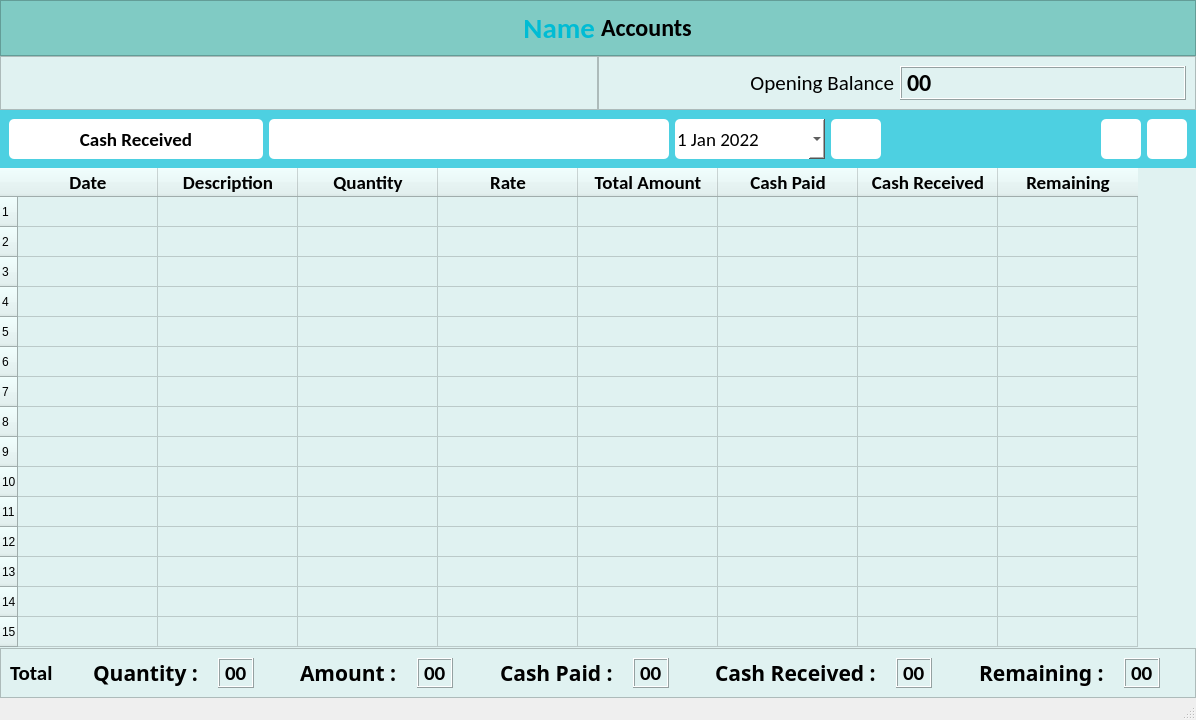
<?xml version="1.0" encoding="UTF-8"?>
<ui version="4.0">
 <class>AccountDetailsWindow</class>
 <widget class="QMainWindow" name="AccountDetailsWindow">
  <property name="geometry">
   <rect>
    <x>0</x>
    <y>0</y>
    <width>1196</width>
    <height>720</height>
   </rect>
  </property>
  <property name="minimumSize">
   <size>
    <width>0</width>
    <height>720</height>
   </size>
  </property>
  <property name="maximumSize">
   <size>
    <width>16777215</width>
    <height>16777215</height>
   </size>
  </property>
  <property name="windowTitle">
   <string>Account Details</string>
  </property>
  <property name="windowIcon">
   <iconset resource="../resources.qrc">
    <normaloff>:/icons/assets/icons/logo.png</normaloff>:/icons/assets/icons/logo.png</iconset>
  </property>
  <property name="iconSize">
   <size>
    <width>32</width>
    <height>32</height>
   </size>
  </property>
  <property name="tabShape">
   <enum>QTabWidget::Rounded</enum>
  </property>
  <widget class="QWidget" name="centralwidget">
   <property name="styleSheet">
    <string notr="true">* {
	background-color: #e0f2f1;
}
#header_frame {
	background-color: #80cbc4;
}

#lbl_account_name {
	background-color: #80cbc4;
	color: #00bcd4;
}

#lbl_accounts {
	background-color: #80cbc4;
}

#accounts_upper_widget {
	background-color: #4dd0e1;
}

QPushButton {
	background-color: #fff;
	border-radius: 5px;
}

QDateEdit {
	background-color: #fff;
	border-radius: 5px;
}

QLineEdit {
	background-color: #fff;
	border-radius: 5px;
}
</string>
   </property>
   <layout class="QVBoxLayout" name="verticalLayout">
    <property name="spacing">
     <number>0</number>
    </property>
    <property name="leftMargin">
     <number>0</number>
    </property>
    <property name="topMargin">
     <number>0</number>
    </property>
    <property name="rightMargin">
     <number>0</number>
    </property>
    <property name="bottomMargin">
     <number>0</number>
    </property>
    <item>
     <widget class="QFrame" name="header_frame">
      <property name="frameShape">
       <enum>QFrame::StyledPanel</enum>
      </property>
      <property name="frameShadow">
       <enum>QFrame::Raised</enum>
      </property>
      <layout class="QHBoxLayout" name="horizontalLayout_4">
       <item>
        <widget class="QLabel" name="lbl_account_name">
         <property name="font">
          <font>
           <family>Calibri</family>
           <pointsize>22</pointsize>
           <weight>75</weight>
           <bold>true</bold>
          </font>
         </property>
         <property name="text">
          <string>Name</string>
         </property>
         <property name="alignment">
          <set>Qt::AlignRight|Qt::AlignTrailing|Qt::AlignVCenter</set>
         </property>
        </widget>
       </item>
       <item>
        <widget class="QLabel" name="lbl_accounts">
         <property name="font">
          <font>
           <family>Calibri</family>
           <pointsize>18</pointsize>
           <weight>75</weight>
           <bold>true</bold>
          </font>
         </property>
         <property name="text">
          <string>Accounts</string>
         </property>
         <property name="alignment">
          <set>Qt::AlignLeading|Qt::AlignLeft|Qt::AlignVCenter</set>
         </property>
        </widget>
       </item>
      </layout>
     </widget>
    </item>
    <item>
     <widget class="QWidget" name="widget" native="true">
      <property name="layoutDirection">
       <enum>Qt::LeftToRight</enum>
      </property>
      <layout class="QHBoxLayout" name="horizontalLayout_3">
       <property name="spacing">
        <number>0</number>
       </property>
       <property name="leftMargin">
        <number>0</number>
       </property>
       <property name="topMargin">
        <number>0</number>
       </property>
       <property name="rightMargin">
        <number>0</number>
       </property>
       <property name="bottomMargin">
        <number>0</number>
       </property>
       <item>
        <widget class="QFrame" name="frame_2">
         <property name="frameShape">
          <enum>QFrame::StyledPanel</enum>
         </property>
         <property name="frameShadow">
          <enum>QFrame::Raised</enum>
         </property>
        </widget>
       </item>
       <item>
        <widget class="QFrame" name="frame">
         <property name="frameShape">
          <enum>QFrame::StyledPanel</enum>
         </property>
         <property name="frameShadow">
          <enum>QFrame::Raised</enum>
         </property>
         <layout class="QHBoxLayout" name="horizontalLayout_2">
          <item>
           <widget class="QLabel" name="label_3">
            <property name="font">
             <font>
              <family>Calibri</family>
              <pointsize>16</pointsize>
             </font>
            </property>
            <property name="text">
             <string>Opening Balance</string>
            </property>
            <property name="alignment">
             <set>Qt::AlignRight|Qt::AlignTrailing|Qt::AlignVCenter</set>
            </property>
           </widget>
          </item>
          <item>
           <widget class="QLabel" name="label_4">
            <property name="font">
             <font>
              <family>Calibri</family>
              <pointsize>18</pointsize>
              <weight>75</weight>
              <bold>true</bold>
             </font>
            </property>
            <property name="frameShape">
             <enum>QFrame::Box</enum>
            </property>
            <property name="frameShadow">
             <enum>QFrame::Raised</enum>
            </property>
            <property name="text">
             <string>00</string>
            </property>
           </widget>
          </item>
         </layout>
        </widget>
       </item>
      </layout>
     </widget>
    </item>
    <item>
     <widget class="QWidget" name="accounts_upper_widget" native="true">
      <layout class="QHBoxLayout" name="horizontalLayout">
       <item>
        <widget class="QPushButton" name="btn_cash_received">
         <property name="minimumSize">
          <size>
           <width>0</width>
           <height>40</height>
          </size>
         </property>
         <property name="maximumSize">
          <size>
           <width>16777215</width>
           <height>40</height>
          </size>
         </property>
         <property name="font">
          <font>
           <family>Calibri</family>
           <pointsize>14</pointsize>
           <weight>75</weight>
           <bold>true</bold>
          </font>
         </property>
         <property name="text">
          <string>Cash Received</string>
         </property>
         <property name="icon">
          <iconset resource="../resources.qrc">
           <normaloff>:/icons/assets/icons/plus.png</normaloff>:/icons/assets/icons/plus.png</iconset>
         </property>
         <property name="iconSize">
          <size>
           <width>32</width>
           <height>32</height>
          </size>
         </property>
        </widget>
       </item>
       <item>
        <widget class="QLineEdit" name="txt_search">
         <property name="minimumSize">
          <size>
           <width>400</width>
           <height>40</height>
          </size>
         </property>
         <property name="maximumSize">
          <size>
           <width>400</width>
           <height>40</height>
          </size>
         </property>
         <property name="font">
          <font>
           <family>Calibri</family>
           <pointsize>14</pointsize>
          </font>
         </property>
        </widget>
       </item>
       <item>
        <widget class="QDateEdit" name="txt_search_date">
         <property name="minimumSize">
          <size>
           <width>150</width>
           <height>40</height>
          </size>
         </property>
         <property name="maximumSize">
          <size>
           <width>150</width>
           <height>40</height>
          </size>
         </property>
         <property name="font">
          <font>
           <family>Calibri</family>
           <pointsize>14</pointsize>
           <weight>50</weight>
           <bold>false</bold>
          </font>
         </property>
         <property name="dateTime">
          <datetime>
           <hour>0</hour>
           <minute>0</minute>
           <second>0</second>
           <year>2022</year>
           <month>1</month>
           <day>1</day>
          </datetime>
         </property>
         <property name="currentSection">
          <enum>QDateTimeEdit::DaySection</enum>
         </property>
         <property name="calendarPopup">
          <bool>true</bool>
         </property>
        </widget>
       </item>
       <item>
        <widget class="QPushButton" name="btn_search">
         <property name="minimumSize">
          <size>
           <width>50</width>
           <height>40</height>
          </size>
         </property>
         <property name="maximumSize">
          <size>
           <width>50</width>
           <height>40</height>
          </size>
         </property>
         <property name="cursor">
          <cursorShape>OpenHandCursor</cursorShape>
         </property>
         <property name="text">
          <string/>
         </property>
         <property name="icon">
          <iconset resource="../resources.qrc">
           <normaloff>:/icons/assets/icons/search.png</normaloff>:/icons/assets/icons/search.png</iconset>
         </property>
         <property name="iconSize">
          <size>
           <width>32</width>
           <height>32</height>
          </size>
         </property>
        </widget>
       </item>
       <item alignment="Qt::AlignRight">
        <widget class="QPushButton" name="btn_print">
         <property name="minimumSize">
          <size>
           <width>40</width>
           <height>40</height>
          </size>
         </property>
         <property name="maximumSize">
          <size>
           <width>40</width>
           <height>40</height>
          </size>
         </property>
         <property name="cursor">
          <cursorShape>OpenHandCursor</cursorShape>
         </property>
         <property name="text">
          <string/>
         </property>
         <property name="icon">
          <iconset resource="../resources.qrc">
           <normaloff>:/icons/assets/icons/print.png</normaloff>:/icons/assets/icons/print.png</iconset>
         </property>
         <property name="iconSize">
          <size>
           <width>32</width>
           <height>32</height>
          </size>
         </property>
        </widget>
       </item>
       <item>
        <widget class="QPushButton" name="btn_refresh">
         <property name="minimumSize">
          <size>
           <width>40</width>
           <height>40</height>
          </size>
         </property>
         <property name="maximumSize">
          <size>
           <width>40</width>
           <height>40</height>
          </size>
         </property>
         <property name="cursor">
          <cursorShape>OpenHandCursor</cursorShape>
         </property>
         <property name="text">
          <string/>
         </property>
         <property name="icon">
          <iconset resource="../resources.qrc">
           <normaloff>:/icons/assets/icons/refresh.png</normaloff>:/icons/assets/icons/refresh.png</iconset>
         </property>
         <property name="iconSize">
          <size>
           <width>32</width>
           <height>32</height>
          </size>
         </property>
        </widget>
       </item>
      </layout>
     </widget>
    </item>
    <item>
     <widget class="QTableWidget" name="roznamcha_table">
      <property name="minimumSize">
       <size>
        <width>0</width>
        <height>0</height>
       </size>
      </property>
      <property name="font">
       <font>
        <family>Calibri</family>
        <pointsize>14</pointsize>
       </font>
      </property>
      <property name="layoutDirection">
       <enum>Qt::LeftToRight</enum>
      </property>
      <property name="autoFillBackground">
       <bool>false</bool>
      </property>
      <property name="frameShape">
       <enum>QFrame::NoFrame</enum>
      </property>
      <property name="midLineWidth">
       <number>0</number>
      </property>
      <property name="sizeAdjustPolicy">
       <enum>QAbstractScrollArea::AdjustToContents</enum>
      </property>
      <property name="editTriggers">
       <set>QAbstractItemView::NoEditTriggers</set>
      </property>
      <property name="alternatingRowColors">
       <bool>false</bool>
      </property>
      <property name="selectionMode">
       <enum>QAbstractItemView::SingleSelection</enum>
      </property>
      <property name="selectionBehavior">
       <enum>QAbstractItemView::SelectRows</enum>
      </property>
      <property name="sortingEnabled">
       <bool>false</bool>
      </property>
      <property name="cornerButtonEnabled">
       <bool>true</bool>
      </property>
      <property name="rowCount">
       <number>15</number>
      </property>
      <attribute name="horizontalHeaderVisible">
       <bool>true</bool>
      </attribute>
      <attribute name="horizontalHeaderCascadingSectionResizes">
       <bool>false</bool>
      </attribute>
      <attribute name="horizontalHeaderDefaultSectionSize">
       <number>140</number>
      </attribute>
      <attribute name="horizontalHeaderHighlightSections">
       <bool>true</bool>
      </attribute>
      <attribute name="horizontalHeaderMinimumSectionSize">
       <number>30</number>
      </attribute>
      <attribute name="horizontalHeaderShowSortIndicator" stdset="0">
       <bool>true</bool>
      </attribute>
      <attribute name="horizontalHeaderStretchLastSection">
       <bool>false</bool>
      </attribute>
      <attribute name="verticalHeaderVisible">
       <bool>true</bool>
      </attribute>
      <attribute name="verticalHeaderCascadingSectionResizes">
       <bool>false</bool>
      </attribute>
      <attribute name="verticalHeaderDefaultSectionSize">
       <number>30</number>
      </attribute>
      <attribute name="verticalHeaderMinimumSectionSize">
       <number>30</number>
      </attribute>
      <attribute name="verticalHeaderShowSortIndicator" stdset="0">
       <bool>true</bool>
      </attribute>
      <attribute name="verticalHeaderStretchLastSection">
       <bool>false</bool>
      </attribute>
      <row/>
      <row/>
      <row/>
      <row/>
      <row/>
      <row/>
      <row/>
      <row/>
      <row/>
      <row/>
      <row/>
      <row/>
      <row/>
      <row/>
      <row/>
      <column>
       <property name="text">
        <string>Date</string>
       </property>
       <property name="font">
        <font>
         <family>Calibri</family>
         <pointsize>14</pointsize>
         <weight>75</weight>
         <bold>true</bold>
        </font>
       </property>
      </column>
      <column>
       <property name="text">
        <string>Description</string>
       </property>
       <property name="font">
        <font>
         <family>Calibri</family>
         <pointsize>14</pointsize>
         <weight>75</weight>
         <bold>true</bold>
        </font>
       </property>
      </column>
      <column>
       <property name="text">
        <string>Quantity</string>
       </property>
       <property name="font">
        <font>
         <family>Calibri</family>
         <pointsize>14</pointsize>
         <weight>75</weight>
         <bold>true</bold>
        </font>
       </property>
      </column>
      <column>
       <property name="text">
        <string>Rate</string>
       </property>
       <property name="font">
        <font>
         <family>Calibri</family>
         <pointsize>14</pointsize>
         <weight>75</weight>
         <bold>true</bold>
        </font>
       </property>
      </column>
      <column>
       <property name="text">
        <string>Total Amount</string>
       </property>
       <property name="font">
        <font>
         <family>Calibri</family>
         <pointsize>14</pointsize>
         <weight>75</weight>
         <bold>true</bold>
        </font>
       </property>
      </column>
      <column>
       <property name="text">
        <string>Cash Paid</string>
       </property>
       <property name="font">
        <font>
         <family>Calibri</family>
         <pointsize>14</pointsize>
         <weight>75</weight>
         <bold>true</bold>
        </font>
       </property>
       <property name="foreground">
        <brush brushstyle="SolidPattern">
         <color alpha="255">
          <red>0</red>
          <green>0</green>
          <blue>0</blue>
         </color>
        </brush>
       </property>
      </column>
      <column>
       <property name="text">
        <string>Cash Received</string>
       </property>
       <property name="font">
        <font>
         <family>Calibri</family>
         <pointsize>14</pointsize>
         <weight>75</weight>
         <bold>true</bold>
        </font>
       </property>
      </column>
      <column>
       <property name="text">
        <string>Remaining</string>
       </property>
       <property name="font">
        <font>
         <family>Calibri</family>
         <pointsize>14</pointsize>
         <weight>75</weight>
         <bold>true</bold>
        </font>
       </property>
      </column>
     </widget>
    </item>
    <item>
     <widget class="QWidget" name="bottom_widget" native="true">
      <layout class="QVBoxLayout" name="verticalLayout_3">
       <property name="spacing">
        <number>1</number>
       </property>
       <property name="leftMargin">
        <number>0</number>
       </property>
       <property name="topMargin">
        <number>0</number>
       </property>
       <property name="rightMargin">
        <number>0</number>
       </property>
       <property name="bottomMargin">
        <number>0</number>
       </property>
       <item>
        <widget class="QFrame" name="totals_frame">
         <property name="frameShape">
          <enum>QFrame::StyledPanel</enum>
         </property>
         <property name="frameShadow">
          <enum>QFrame::Raised</enum>
         </property>
         <layout class="QHBoxLayout" name="horizontalLayout_9">
          <property name="spacing">
           <number>20</number>
          </property>
          <item>
           <widget class="QLabel" name="lbl_total">
            <property name="font">
             <font>
              <family>Calibri</family>
              <pointsize>16</pointsize>
              <weight>75</weight>
              <bold>true</bold>
             </font>
            </property>
            <property name="text">
             <string>Total</string>
            </property>
           </widget>
          </item>
          <item alignment="Qt::AlignRight">
           <widget class="QLabel" name="label">
            <property name="font">
             <font>
              <family>Calibri Light</family>
              <pointsize>16</pointsize>
              <weight>75</weight>
              <bold>true</bold>
             </font>
            </property>
            <property name="text">
             <string>Quantity :</string>
            </property>
           </widget>
          </item>
          <item alignment="Qt::AlignLeft">
           <widget class="QLabel" name="label_2">
            <property name="font">
             <font>
              <family>Calibri</family>
              <pointsize>16</pointsize>
              <weight>75</weight>
              <bold>true</bold>
             </font>
            </property>
            <property name="frameShape">
             <enum>QFrame::Box</enum>
            </property>
            <property name="frameShadow">
             <enum>QFrame::Raised</enum>
            </property>
            <property name="text">
             <string>00</string>
            </property>
           </widget>
          </item>
          <item alignment="Qt::AlignRight">
           <widget class="QLabel" name="label_5">
            <property name="font">
             <font>
              <family>Calibri Light</family>
              <pointsize>16</pointsize>
              <weight>75</weight>
              <bold>true</bold>
             </font>
            </property>
            <property name="text">
             <string>Amount :</string>
            </property>
           </widget>
          </item>
          <item alignment="Qt::AlignLeft">
           <widget class="QLabel" name="label_6">
            <property name="font">
             <font>
              <family>Calibri</family>
              <pointsize>16</pointsize>
              <weight>75</weight>
              <bold>true</bold>
             </font>
            </property>
            <property name="frameShape">
             <enum>QFrame::Box</enum>
            </property>
            <property name="frameShadow">
             <enum>QFrame::Raised</enum>
            </property>
            <property name="text">
             <string>00</string>
            </property>
           </widget>
          </item>
          <item alignment="Qt::AlignRight">
           <widget class="QLabel" name="lbl_cash_paid">
            <property name="font">
             <font>
              <family>Calibri Light</family>
              <pointsize>16</pointsize>
              <weight>75</weight>
              <bold>true</bold>
             </font>
            </property>
            <property name="text">
             <string>Cash Paid :</string>
            </property>
           </widget>
          </item>
          <item alignment="Qt::AlignLeft">
           <widget class="QLabel" name="txt_total_cash_paid">
            <property name="font">
             <font>
              <family>Calibri</family>
              <pointsize>16</pointsize>
              <weight>75</weight>
              <bold>true</bold>
             </font>
            </property>
            <property name="frameShape">
             <enum>QFrame::Box</enum>
            </property>
            <property name="frameShadow">
             <enum>QFrame::Raised</enum>
            </property>
            <property name="text">
             <string>00</string>
            </property>
           </widget>
          </item>
          <item alignment="Qt::AlignRight">
           <widget class="QLabel" name="lbl_cash_received">
            <property name="font">
             <font>
              <family>Calibri Light</family>
              <pointsize>16</pointsize>
              <weight>75</weight>
              <bold>true</bold>
             </font>
            </property>
            <property name="text">
             <string>Cash Received :</string>
            </property>
           </widget>
          </item>
          <item alignment="Qt::AlignLeft">
           <widget class="QLabel" name="txt_total_cash_received">
            <property name="font">
             <font>
              <family>Calibri</family>
              <pointsize>16</pointsize>
              <weight>75</weight>
              <bold>true</bold>
             </font>
            </property>
            <property name="frameShape">
             <enum>QFrame::Box</enum>
            </property>
            <property name="frameShadow">
             <enum>QFrame::Raised</enum>
            </property>
            <property name="text">
             <string>00</string>
            </property>
           </widget>
          </item>
          <item alignment="Qt::AlignRight">
           <widget class="QLabel" name="lbl_remaining">
            <property name="font">
             <font>
              <family>Calibri Light</family>
              <pointsize>16</pointsize>
              <weight>75</weight>
              <bold>true</bold>
             </font>
            </property>
            <property name="text">
             <string>Remaining :</string>
            </property>
           </widget>
          </item>
          <item alignment="Qt::AlignLeft">
           <widget class="QLabel" name="txt_remaining">
            <property name="font">
             <font>
              <family>Calibri</family>
              <pointsize>16</pointsize>
              <weight>75</weight>
              <bold>true</bold>
             </font>
            </property>
            <property name="frameShape">
             <enum>QFrame::Box</enum>
            </property>
            <property name="frameShadow">
             <enum>QFrame::Raised</enum>
            </property>
            <property name="text">
             <string>00</string>
            </property>
           </widget>
          </item>
         </layout>
        </widget>
       </item>
      </layout>
     </widget>
    </item>
   </layout>
  </widget>
  <widget class="QStatusBar" name="statusbar"/>
 </widget>
 <resources>
  <include location="../resources.qrc"/>
 </resources>
 <connections/>
</ui>
